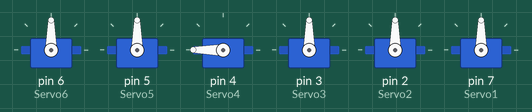
This sketch was run on a simulated Arduino Uno, built with avr-gcc and run on an emulated ATmega328P. Shown: 6 × servo. At 23.0 s the program stops and its outputs stay as they are.

Above: at 0.1 s.
At 1.1 s:
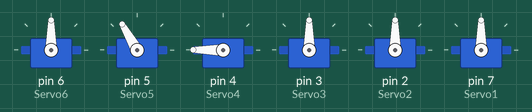
At 4.1 s:
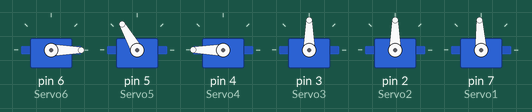
At 11.1 s:
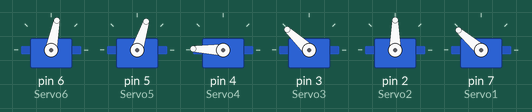
At 17.1 s:
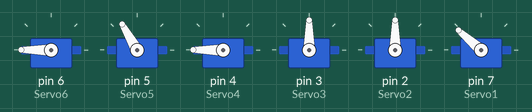
At 22.1 s:
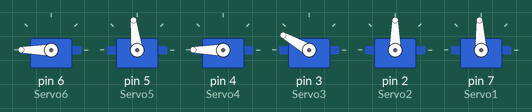
Timing chart, 0 to 23.6 s (numbered marks = the images above):
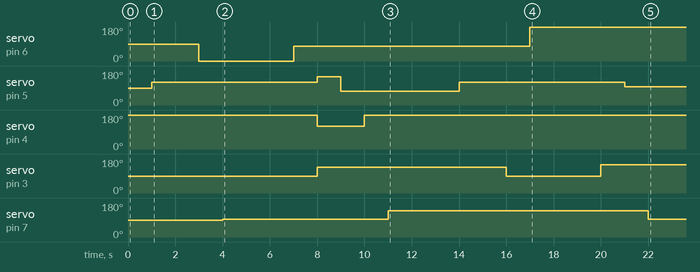

The sketch:

robot.ino
```cpp
#include<Servo.h>
int servoPin=6;
Servo Servo6;
Servo Servo5;
Servo Servo4;
Servo Servo3;
Servo Servo2;
Servo Servo1;

int incoming[16];
int data;


void getAngles();
void getSerial();

void setup() {
//  // put your setup code here, to run once:
  Serial.begin(9600);
  Servo6.attach(6);
  Servo5.attach(5);
  Servo4.attach(4);
  Servo3.attach(3);
  Servo2.attach(2);
  Servo1.attach(7);

//  pinMode(11,OUTPUT);

}

void loop() {
//zero position //note:moved 3 before 6
  Servo4.write(180);
  delay(1000);
  Servo5.write(120);
  delay(1000);
  Servo3.write(90);
  delay(1000);
  Servo6.write(0);
  delay(1000);
  Servo1.writeMicroseconds(1500);
  delay(1000);
  Servo2.write(90);
  delay(2000);

//position one
//  getAngles();
//  Servo6.write(incoming[3]);
//  delay(1000);
//  Servo4.write(incoming[1]);
//  delay(1000);
//  Servo5.write(incoming[2]);
//  delay(1000);
//  Servo3.write(incoming[0]);
//  delay(1000);
//  Servo1.writeMicroseconds(1960);
//  delay(1000);
//  Servo2.write(90);
//  delay(3000);

//testing without incoming
  Servo6.write(79.39); //79.39
  delay(1000);
  Servo4.write(120); // to nt get knocked
  Servo5.write(150); //knocked pt2
  Servo3.write(137.85); //137.85
  delay(1000);
  Servo5.write(72.05); //72.05
  delay(1000);
  Servo4.write(178.53); //178.53
  delay(1000);
  Servo1.writeMicroseconds(1975);
 // delay(1000);
  //Servo2.write(90);
  delay(3000);

//position move back up
  Servo5.write(120);
  delay(1000);
  Servo4.write(180);
  delay(1000);
  Servo3.write(90);
  delay(1000);

  Servo6.write(180);
  delay(2000);
//  Servo1.writeMicroseconds(1950);
//  delay(1000);
//  Servo2.write(90);
//  delay(3000);

//position "box"
  Servo4.write(180);
  delay(1000);
  Servo3.write(150);
  delay(1000);
  Servo5.write(97);
  delay(1000);
  Servo1.writeMicroseconds(1500);
  delay(1000);

  exit(0);
}

void loop_serial(){
  getSerial();
  delay(500);
}


void getSerial(){
  if(Serial.available() >= 0){
    data = Serial.read();
    Serial.write(data);
  }
}

void getAngles(){
  while(Serial.available() >= 0){
    //filling array with angles
    for(int i = 0; i < 4; i++){
      incoming[i] = Serial.read();
    }
  }
}
```

Measured:
- by itself, servo on pin 6 (Servo6): 90° → 0° at 3.0 s, → 79° 4.0 s later, → 180° 10.0 s later
- by itself, servo on pin 5 (Servo5): 90° → 120° at 1.0 s, → 150° 7.0 s later, → 72° 1.0 s later, → 120° 5.0 s later, … (5 changes in this stretch)
- by itself, servo on pin 4 (Servo4): 180° → 120° at 8.0 s, → 178° 2.0 s later, → 180° 5.0 s later
- by itself, servo on pin 3 (Servo3): 90° → 137° at 8.0 s, → 90° 8.0 s later, → 150° 4.0 s later
- by itself, servo on pin 7 (Servo1): 90° → 93° at 4.0 s, → 139° 7.0 s later, → 93° 11.0 s later
